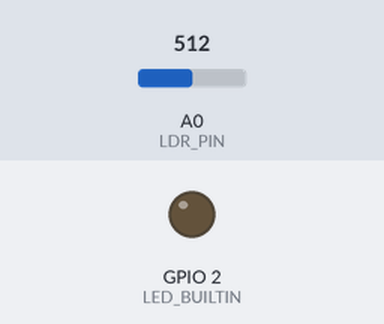
This program was run on a simulated ESP8266 (NodeMCU). On the bench: output pins drawn as LEDs (lit = HIGH, except the on-board LED, lit = LOW). Inputs (shaded band) come from the test bench; at power-on: A0 (LDR_PIN) = 512. What the program prints to the serial monitor is not drawn.

Above: at 2.8 s.
2.9 s: A0 (LDR_PIN) set to 21
5.2 s: A0 (LDR_PIN) set to 17
9.2 s: A0 (LDR_PIN) set to 122
10.7 s: A0 (LDR_PIN) set to 10
Timing chart, 0 to 13.7 s (numbered marks = the images above; inputs shaded):
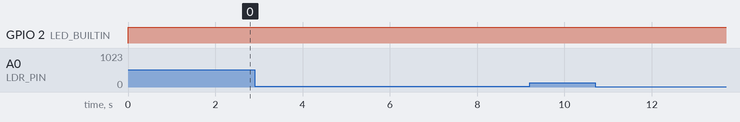

Measured:
- after the input at 2.9 s, every drawn part: stays the same
- after the input at 9.2 s, every drawn part: stays the same

The program:

main.cpp
```cpp
#include "Arduino.h"

//Lite dependent resistor / photocell pin
#define LDR_PIN  A0


void setup()
{
        pinMode(LED_BUILTIN, OUTPUT);
        Serial.begin(9600);
        pinMode(LDR_PIN, INPUT);
}


void loop()
{

        Serial.println(analogRead(A0));
        digitalWrite(LED_BUILTIN, HIGH);
        delay(2000);
        if (analogRead(A0) < 20)
        {
                digitalWrite(LED_BUILTIN, LOW);
        }

}
```
